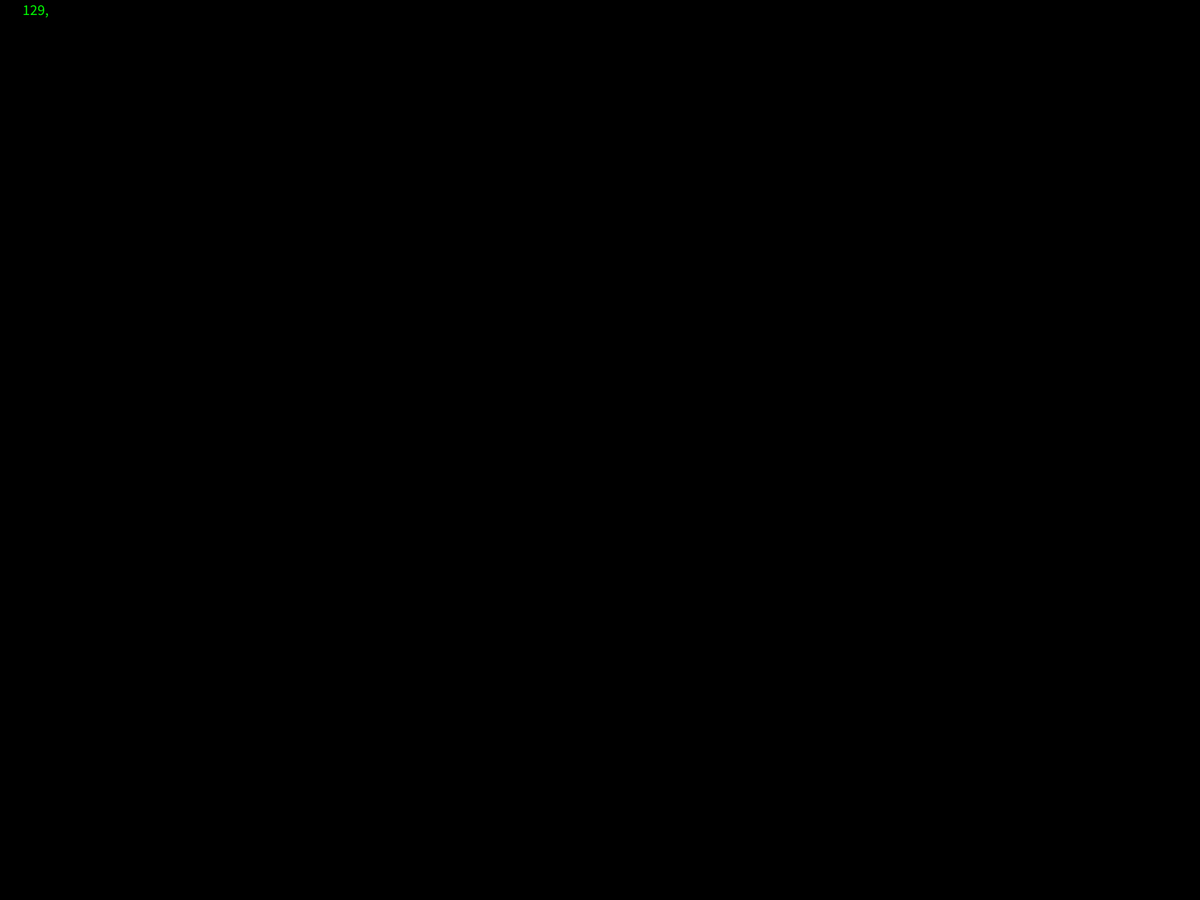
Frame 1 (no input)
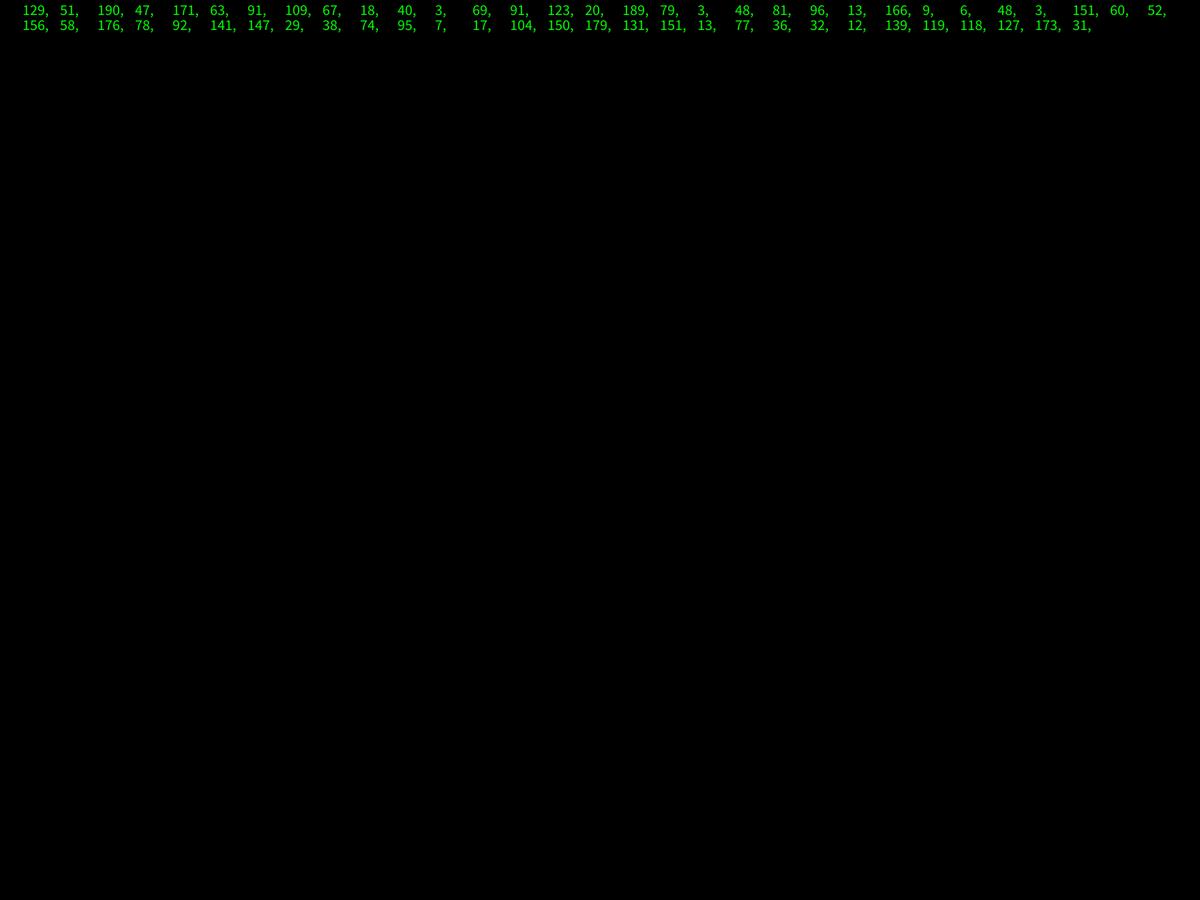
Frame 60 (the mouse pressed at the canvas centre just before this capture)
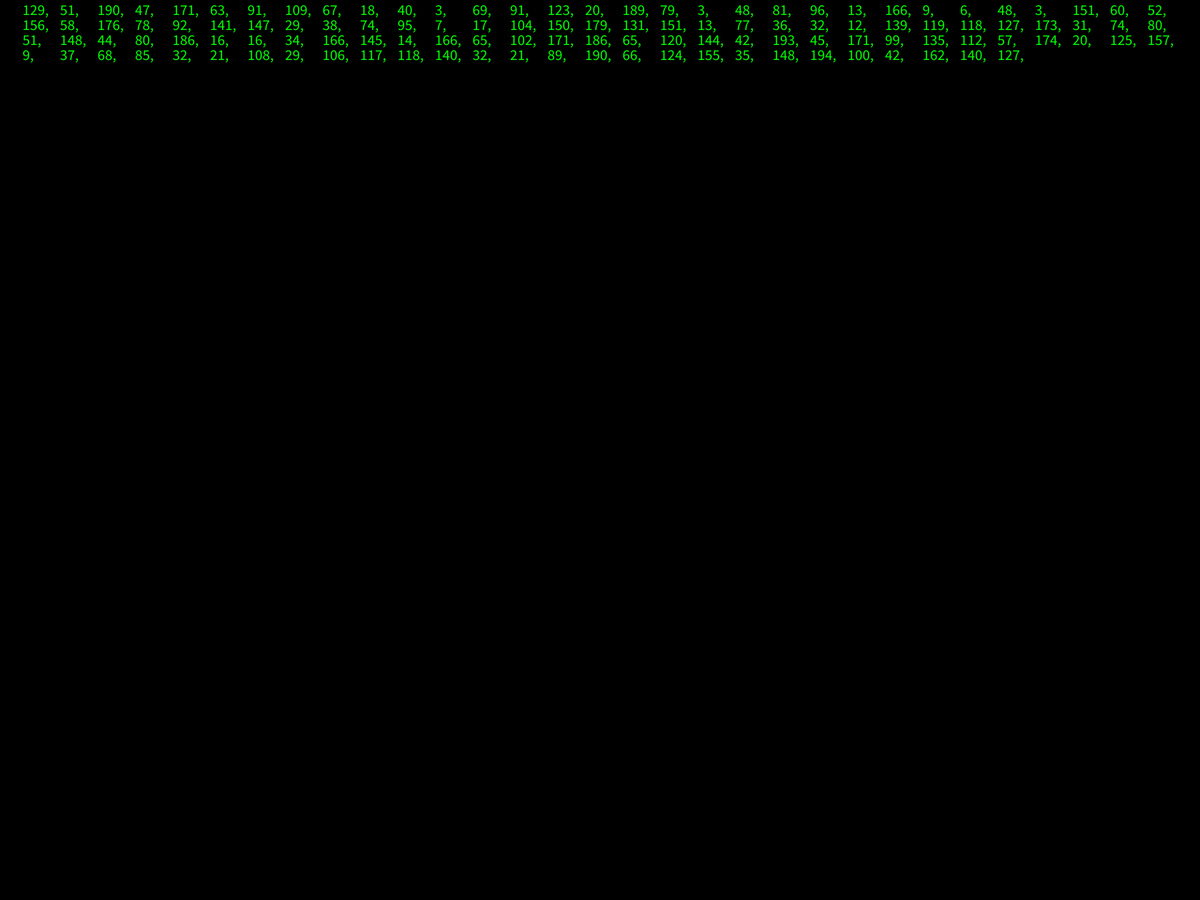
Frame 120 (the mouse held since frame 60 and released just before this capture)

The Processing sketch that drew these frames (run headless with seeded random() and noise(); from frame 60 on, the mouse is pressed at the canvas centre):

// Processing sketch: randomzahlen
// ── randomzahlen.pde
float p1;
float p2;

void setup() {
  background(0);
  fullScreen();
  p1 = 30;
  p2 = 20;
  
}

void draw() {

    int x = int(random(200));
 
  fill(0,255,0);
  textSize(20);
  text(x+",", p1, p2);
  p1+=50;

  if (p1>width-30) {
    p1 = 30;
    p2+=20;
  }

  if (p2>942) {
    background(0);
    p1 = 30;
    p2 = 20;
  }
}
